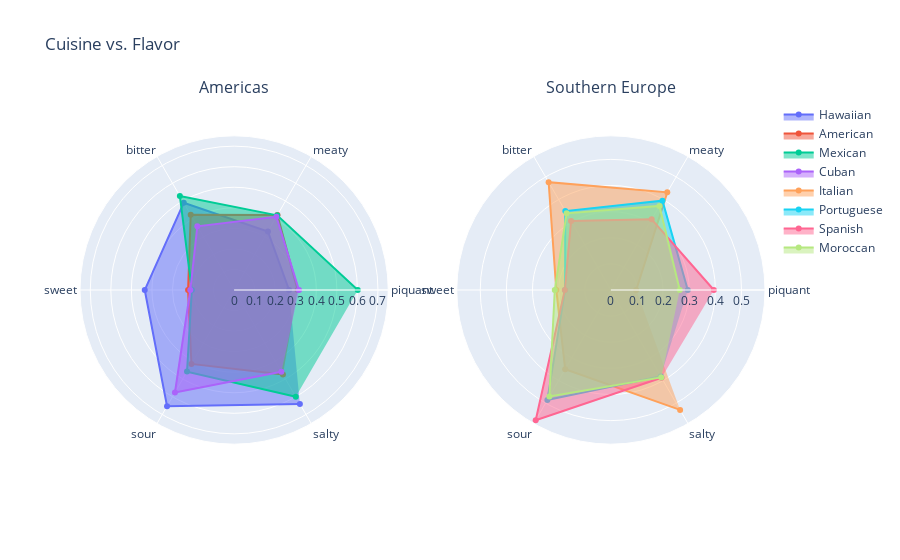
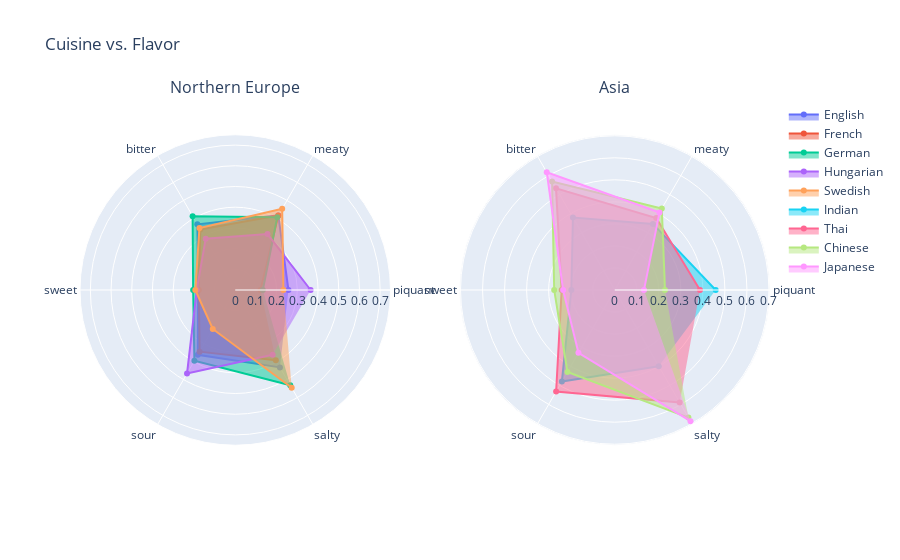

Source (notebook cell) for these figures, in order:
### Code cell
# cusines vs. flavors
region_grouping = [
    ["Hawaiian","American","Mexican","Cuban"],
    ["Italian","Portuguese","Spanish","Moroccan"],
    ["English","French","German","Hungarian","Swedish"],
    ["Indian","Thai","Chinese","Japanese"]
]
for group in region_grouping:
    group = sorted(group,key=lambda x: cuisine_flavor.loc[x,"magnitude"])
specs_list = []
for i in range (0,1):
    specs_list.append([])
    for j in range(0,2):
        specs_list[i].append({"type":"polar"})
fig1t = make_subplots(rows=1,cols=2,specs=specs_list,subplot_titles=('Americas','Southern Europe'))
group_num = 0
for i in range(0,2):
    for cuisine in region_grouping[group_num]:
        fig1t.append_trace(
            go.Scatterpolar(
                r=cuisine_flavor.loc[cuisine],
                theta=FLAVORS,
                fill='toself',
                name=cuisine
            ),row=1,col=i+1
        )
    group_num += 1
fig1b = make_subplots(rows=1,cols=2,specs=specs_list,subplot_titles=('Northern Europe','Asia'))
for i in range(0,2):
    for cuisine in region_grouping[group_num]:
        fig1b.append_trace(
            go.Scatterpolar(
                r=cuisine_flavor.loc[cuisine],
                theta=FLAVORS,
                fill='toself',
                name=cuisine
            ),row=1,col=i+1
        )
    group_num += 1
fig1t.update_layout(
    title_text="Cuisine vs. Flavor",
    polar=dict(
        radialaxis=dict(
            visible=True,
            range=[0,0.75]
        )
    ),
)
fig1b.update_layout(
    title_text="Cuisine vs. Flavor",
    polar=dict(
        radialaxis=dict(
            visible=True,
            range=[0,0.75]
        )
    ),
)
fig1t.show()
fig1b.show()

### Figure 1 — Plotly figure (JSON) as saved in the notebook; plotly's stock layout.template omitted (floating-point values rounded to 4 significant figures)
{"data": [{"fill": "toself", "name": "Hawaiian", "r": [0.2674, 0.329, 0.4903, 0.435, 0.6529, 0.6401, 0.4691], "subplot": "polar", "theta": ["piquant", "meaty", "bitter", "sweet", "sour", "salty"], "type": "scatterpolar"}, {"fill": "toself", "name": "American", "r": [0.3086, 0.4216, 0.4225, 0.224, 0.4157, 0.475, 0.3779], "subplot": "polar", "theta": ["piquant", "meaty", "bitter", "sweet", "sour", "salty"], "type": "scatterpolar"}, {"fill": "toself", "name": "Mexican", "r": [0.6017, 0.4194, 0.528, 0.2059, 0.4586, 0.6002, 0.469], "subplot": "polar", "theta": ["piquant", "meaty", "bitter", "sweet", "sour", "salty"], "type": "scatterpolar"}, {"fill": "toself", "name": "Cuban", "r": [0.3156, 0.4114, 0.358, 0.2132, 0.576, 0.4598, 0.389], "subplot": "polar", "theta": ["piquant", "meaty", "bitter", "sweet", "sour", "salty"], "type": "scatterpolar"}, {"fill": "toself", "name": "Italian", "r": [0.09693, 0.4318, 0.4765, 0.209, 0.3499, 0.5299, 0.349], "subplot": "polar2", "theta": ["piquant", "meaty", "bitter", "sweet", "sour", "salty"], "type": "scatterpolar"}, {"fill": "toself", "name": "Portuguese", "r": [0.2944, 0.3949, 0.3489, 0.1752, 0.486, 0.3816, 0.3468], "subplot": "polar2", "theta": ["piquant", "meaty", "bitter", "sweet", "sour", "salty"], "type": "scatterpolar"}, {"fill": "toself", "name": "Spanish", "r": [0.3941, 0.3122, 0.3046, 0.1763, 0.5756, 0.3878, 0.3585], "subplot": "polar2", "theta": ["piquant", "meaty", "bitter", "sweet", "sour", "salty"], "type": "scatterpolar"}, {"fill": "toself", "name": "Moroccan", "r": [0.2637, 0.3717, 0.3388, 0.2147, 0.4707, 0.3862, 0.341], "subplot": "polar2", "theta": ["piquant", "meaty", "bitter", "sweet", "sour", "salty"], "type": "scatterpolar"}], "layout": {"annotations": [{"font": {"size": 16}, "showarrow": false, "text": "Americas", "x": 0.225, "xanchor": "center", "xref": "paper", "y": 1, "yanchor": "bottom", "yref": "paper"}, {"font": {"size": 16}, "showarrow": false, "text": "Southern Europe", "x": 0.775, "xanchor": "center", "xref": "paper", "y": 1, "yanchor": "bottom", "yref": "paper"}], "polar": {"domain": {"x": [0, 0.45], "y": [0, 1]}, "radialaxis": {"range": [0, 0.75], "visible": true}}, "polar2": {"domain": {"x": [0.55, 1], "y": [0, 1]}}, "title": {"text": "Cuisine vs. Flavor"}}}

### Figure 2 — Plotly figure (JSON) as saved in the notebook; plotly's stock layout.template omitted (floating-point values rounded to 4 significant figures)
{"data": [{"fill": "toself", "name": "English", "r": [0.2569, 0.4161, 0.3664, 0.1791, 0.3616, 0.4316, 0.3353], "subplot": "polar", "theta": ["piquant", "meaty", "bitter", "sweet", "sour", "salty"], "type": "scatterpolar"}, {"fill": "toself", "name": "French", "r": [0.1222, 0.4156, 0.338, 0.1763, 0.3441, 0.3921, 0.2981], "subplot": "polar", "theta": ["piquant", "meaty", "bitter", "sweet", "sour", "salty"], "type": "scatterpolar"}, {"fill": "toself", "name": "German", "r": [0.1331, 0.4059, 0.412, 0.2034, 0.3949, 0.5312, 0.3468], "subplot": "polar", "theta": ["piquant", "meaty", "bitter", "sweet", "sour", "salty"], "type": "scatterpolar"}, {"fill": "toself", "name": "Hungarian", "r": [0.3641, 0.3117, 0.2855, 0.186, 0.4659, 0.3612, 0.3291], "subplot": "polar", "theta": ["piquant", "meaty", "bitter", "sweet", "sour", "salty"], "type": "scatterpolar"}, {"fill": "toself", "name": "Swedish", "r": [0.2327, 0.4535, 0.346, 0.193, 0.2172, 0.5455, 0.3313], "subplot": "polar", "theta": ["piquant", "meaty", "bitter", "sweet", "sour", "salty"], "type": "scatterpolar"}, {"fill": "toself", "name": "Indian", "r": [0.458, 0.3465, 0.3796, 0.197, 0.48, 0.3996, 0.3768], "subplot": "polar2", "theta": ["piquant", "meaty", "bitter", "sweet", "sour", "salty"], "type": "scatterpolar"}, {"fill": "toself", "name": "Thai", "r": [0.3869, 0.3774, 0.5333, 0.241, 0.5321, 0.5896, 0.4434], "subplot": "polar2", "theta": ["piquant", "meaty", "bitter", "sweet", "sour", "salty"], "type": "scatterpolar"}, {"fill": "toself", "name": "Chinese", "r": [0.228, 0.4272, 0.5688, 0.2748, 0.4294, 0.6686, 0.4328], "subplot": "polar2", "theta": ["piquant", "meaty", "bitter", "sweet", "sour", "salty"], "type": "scatterpolar"}, {"fill": "toself", "name": "Japanese", "r": [0.1327, 0.4062, 0.6172, 0.2344, 0.3294, 0.6876, 0.4012], "subplot": "polar2", "theta": ["piquant", "meaty", "bitter", "sweet", "sour", "salty"], "type": "scatterpolar"}], "layout": {"annotations": [{"font": {"size": 16}, "showarrow": false, "text": "Northern Europe", "x": 0.225, "xanchor": "center", "xref": "paper", "y": 1, "yanchor": "bottom", "yref": "paper"}, {"font": {"size": 16}, "showarrow": false, "text": "Asia", "x": 0.775, "xanchor": "center", "xref": "paper", "y": 1, "yanchor": "bottom", "yref": "paper"}], "polar": {"domain": {"x": [0, 0.45], "y": [0, 1]}, "radialaxis": {"range": [0, 0.75], "visible": true}}, "polar2": {"domain": {"x": [0.55, 1], "y": [0, 1]}}, "title": {"text": "Cuisine vs. Flavor"}}}
